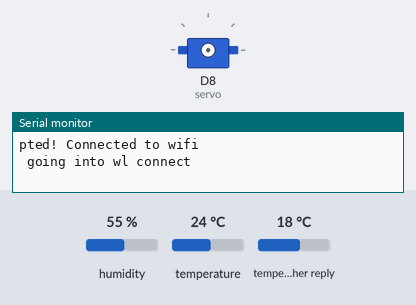
The sketch below on a simulated ESP8266 (NodeMCU). Shown: servo, the last lines printed to the serial monitor. The test bench sets the inputs (shaded band); at power-on: humidity 55 %, temperature 24 °C, temperature in the weather reply 18 °C. WiFi joins after 1.5 s; servers stay silent unless stated; web services answer with replies made up by the test bench.

Above: at 0.1 s.
At 16.9 s:
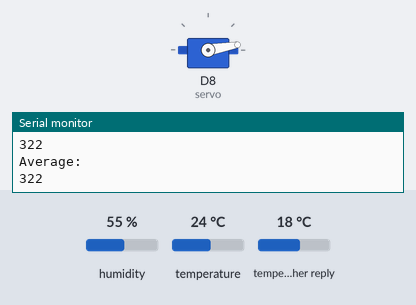
Timing chart, 0 to 18.4 s (numbered marks = the images above):
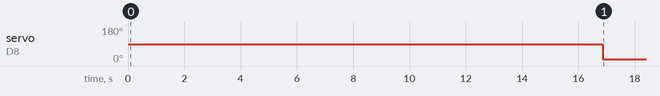

Measured:
- by itself, servo on D8 (servo): 90° → 10° at 16.9 s

The sketch:

RetroThermostat.ino
```cpp
#include "ESP8266WiFi.h"
#include "DHT.h"
#define DHTPIN 5    //digital pin connected to
                    //pin2 to D4 on esp board   pin5 to D1 on esp board

#define DHTTYPE DHT22  // DHT 22

DHT dht(DHTPIN,DHTTYPE);


const char WEBSITE[] = "api.pushingbox.com"; //pushingbox API server
const String devid = "v3CA43978045C5DF"; //device ID from Pushingbox

const char* MY_SSID = "Kinetic_500757";
const char* MY_PWD =  "fg5nvwpgf6";

//-----------------------------------------------------

#include <ESP8266WiFi.h>

#include <WiFiClient.h>

#include <ESP8266HTTPClient.h> // http web access library

#include <ArduinoJson.h> // JSON decoding library

int averageTempF = 0;

#include <Servo.h>

Servo servo;

//char ssid[] = SECRET_SSID; //  your network SSID (name)
//char pass[] = SECRET_PSW;//  your network PASSWORD ()
char ssid[] = "Kinetic_500757"; //  your network SSID (name)
//char ssid[] = "xfinitywifi"; //  your network SSID (name)
char pass[] = "fg5nvwpgf6";//  your network PASSWORD ()
//open weather map api key
String apiKey= "bffc89c840b6a906cfe393c82b496932";
//the city you want the weather for
String location= "Williamsport, US";
int status = WL_IDLE_STATUS;
int override = 0;
char server[] = "api.openweathermap.org";


WiFiClient client;


void setup() {

  // DHT22/database initilization:
  Serial.begin(115200);
  dht.begin();
  Serial.print("Connecting to "+*MY_SSID);
  WiFi.begin(MY_SSID, MY_PWD);
  Serial.println("going into wl connect");

  while (WiFi.status() != WL_CONNECTED) //not connected,..waiting to connect
    {
      delay(1000);
      Serial.print(".");
    }
  Serial.println("wl connected");
  Serial.println("");
  Serial.println("Credentials accepted! Connected to wifi\n ");
  Serial.println("");


// appreture initialization:
  servo.attach(D8);

  Serial.begin(115200);//set serial comm baud rate
  delay(1000);

  WiFi.begin(ssid, pass);
  Serial.print("Connecting.");

  while (WiFi.status() != WL_CONNECTED) {
    delay(500);
    Serial.print(".");
  }
  Serial.println("connected");
  delay(1000);


}

void loop() {


  // DHT22/Database control:

  //Wait between measurements longer then normal to slow donwn
  //google sheet populate, as We dont want to exceed free service quota
  delay(10000); //10 seconds, (sampling rate vs. service call quota)

  float humidityData = dht.readHumidity();
  // Read temperature as Celsius (the default)
  float celData = dht.readTemperature();
  // Read temperature as Fahrenheit (isFahrenheit = true)
  float fehrData = dht.readTemperature(true);

  // Check if any reads failed and exit early (to try again).
  if (isnan(humidityData) || isnan(celData) || isnan(fehrData))
  {
    Serial.println("Failed to read from DHT sensor!");
    return;
  }

  // Compute heat index in Celsius (isFahreheit = false)
  float hicData = dht.computeHeatIndex(celData, humidityData, false);
  // Compute heat index in Fahrenheit (the default)
  float hifData = dht.computeHeatIndex(fehrData, humidityData);

  //Print to Serial monitor or Terminal of your chocice at 115200 Baud
  Serial.print("Humidity: ");
  Serial.print(humidityData);
  Serial.print(" %\t");
  Serial.print("Temperature in Cel: ");
  Serial.print(celData);
  Serial.print(" *C ");
  Serial.print("Temperature in Fehr: ");
  Serial.print(fehrData);
  Serial.print(" *F\t");
  Serial.print("Heat index in Cel: ");
  Serial.print(hicData);
  Serial.print(" *C ");
  Serial.print("Heat index in Fehr: ");
  Serial.print(hifData);
  Serial.print(" *F\n");

  WiFiClient client;  //Instantiate WiFi object

    //Start or API service using our WiFi Client through PushingBox
    if (client.connect(WEBSITE, 80))
      {
         client.print("GET /pushingbox?devid=" + devid
       + "&humidityData=" + (String) humidityData
       + "&celData="      + (String) celData
       + "&fehrData="     + (String) fehrData
       + "&hicData="      + (String) hicData
       + "&hifData="      + (String) hifData
         );

      client.println(" HTTP/1.1");
      client.print("Host: ");
      client.println(WEBSITE);
      client.println("User-Agent: ESP8266/1.0");
      client.println("Connection: close");
      client.println();
      }


//appreture control:

 override = 0;
 getWeather();
 delay(860000000);//only check weather every 24hrs
}

void getWeather() {
 Serial.println("\nStarting connection to server...");
 // if you get a connection, report back via serial:
 if (client.connect(server, 80)) {
   Serial.println("connected to server");
   override = 1;
   // Make a HTTP request:
   client.print("GET /data/2.5/forecast?");
   client.print("q="+location);
   client.print("&appid="+apiKey);
   client.print("&cnt=3");
   client.println("&units=metric");
   client.println("Host: api.openweathermap.org");
   client.println("Connection: close");
   client.println();

 delay(1000);
 String line = "";
// Serial.println("yeet1");
// while (client.connected()) {
 while (override == 1) {
//  Serial.println("yeet2");
   line = client.readStringUntil('\n');
//   Serial.println(line);////////////////////////////////
   Serial.println("parsingValues");
   //create a json buffer where to store the json data
   StaticJsonBuffer<5000> jsonBuffer;
   JsonObject& root = jsonBuffer.parseObject(line);
   if (!root.success()) {
     Serial.println("parseObject() failed");
     return;
   }

 //get the data from the json tree
int day0temp = root["list"][0]["main"]["temp"];
int day1temp = root["list"][1]["main"]["temp"];
int day2temp = root["list"][2]["main"]["temp"];

int day0tempF = day0temp *(9/5)+32;
int day1tempF = day1temp *(9/5)+32;
int day2tempF = day2temp *(9/5)+32;

averageTempF = (day0tempF + day1tempF + day2tempF)/3;

 // Print values.
 Serial.println(day0tempF);
 Serial.println(day1tempF);
 Serial.println(day2tempF);
 Serial.println((day0tempF+day1tempF+day2tempF)/3);
 Serial.println("Average:");
 Serial.println(averageTempF);

 servo.write(10);
 delay(1000);

//on/off
//averageTempF = 80;

// servo.write(180);

 if (averageTempF < 70){
  servo.write(180);
  delay(1000);
 }

 override = 0;
 }

 }
  else {
   Serial.println("unable to connect");
 }


}
```
